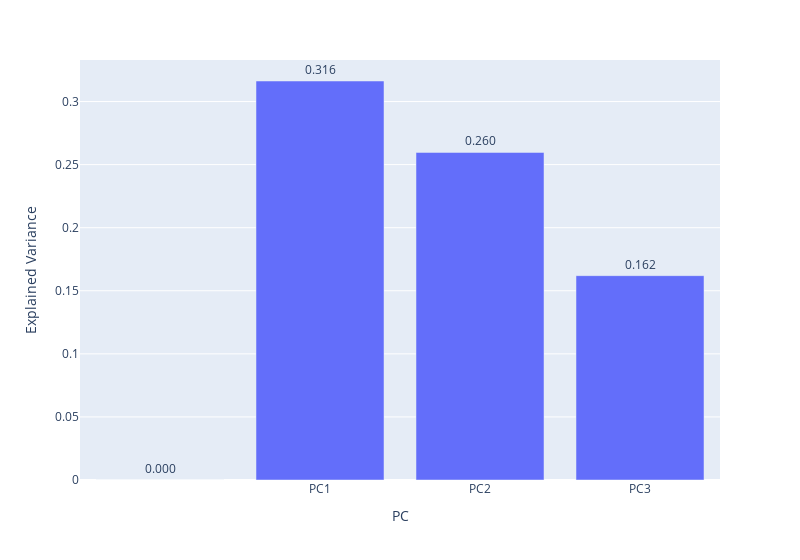

Notebook code cell kept with this figure:
### Code cell
fig.update_traces(texttemplate='%{text:.3f}', textposition='outside') # limit decimal cases and text outside the bar
fig.show() #explained variance

### Figure 1 — Plotly figure (JSON) as saved in the notebook; plotly's stock layout.template omitted (floating-point values rounded to 4 significant figures)
{"data": [{"alignmentgroup": "True", "hovertemplate": "PC=%{x}<br>Explained Variance=%{text}<extra></extra>", "legendgroup": "", "marker": {"color": "#636efa", "pattern": {"shape": ""}}, "name": "", "offsetgroup": "", "orientation": "v", "showlegend": false, "text": [0, 0.3163, 0.2597, 0.162], "textposition": "outside", "texttemplate": "%{text:.3f}", "type": "bar", "x": ["", "PC1", "PC2", "PC3"], "xaxis": "x", "y": [0, 0.3163, 0.2597, 0.162], "yaxis": "y"}], "layout": {"barmode": "relative", "legend": {"tracegroupgap": 0}, "margin": {"t": 60}, "width": 800, "xaxis": {"anchor": "y", "domain": [0, 1], "title": {"text": "PC"}}, "yaxis": {"anchor": "x", "domain": [0, 1], "title": {"text": "Explained Variance"}}}}
